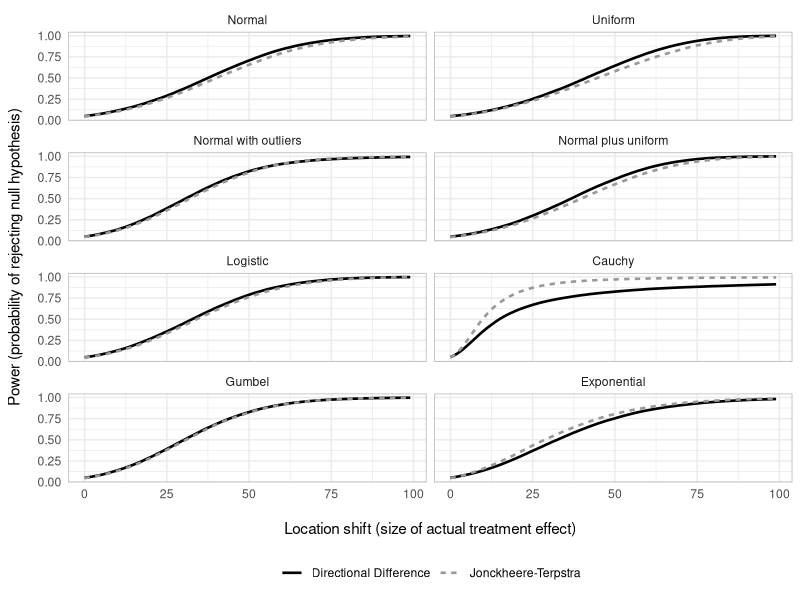
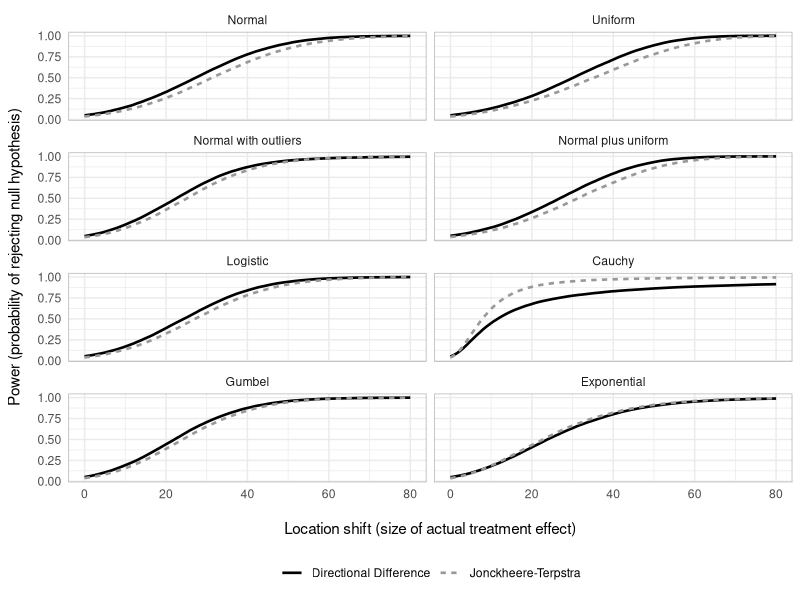
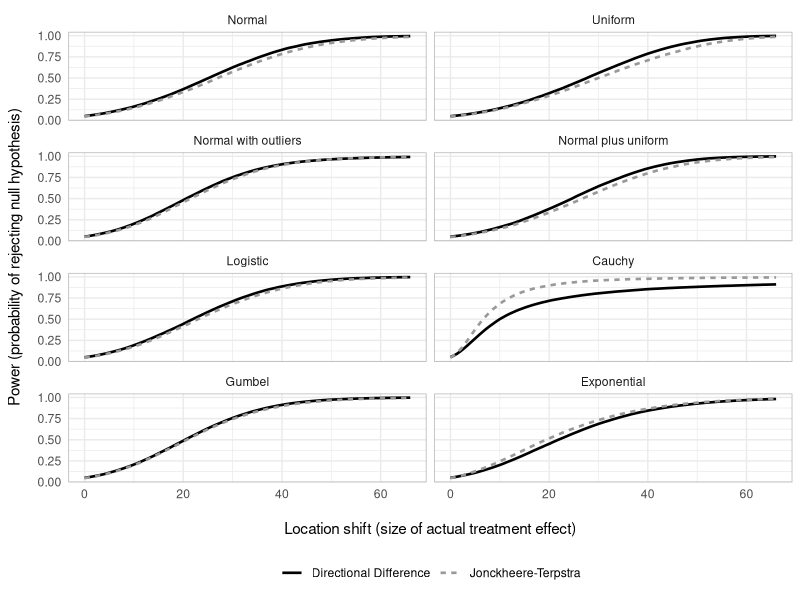
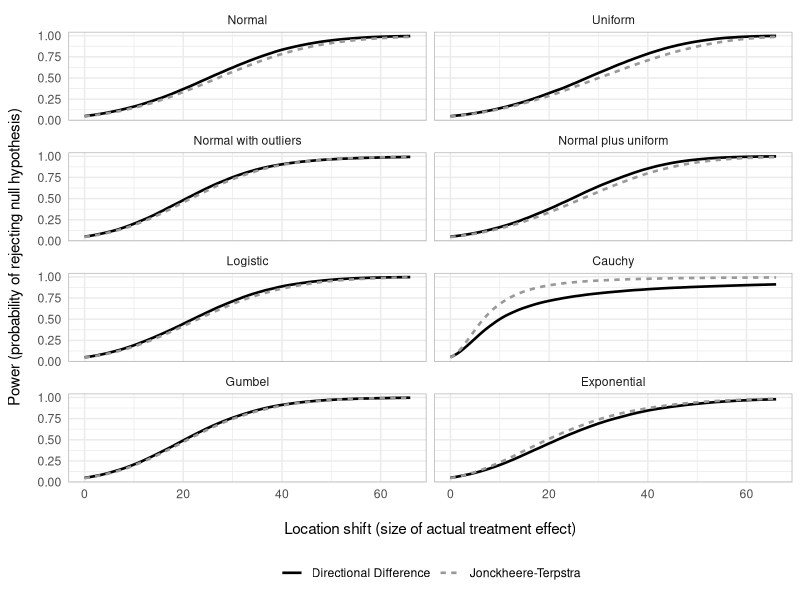

Source code (R) for these figures, in order:
# -------------------------------------------------------------------------
# Appendix for Holt, Kwiatkowski & Sullivan (2024)
#
# The following R code produces Figure 1 and Appendix Figures A1-A3 of 
# Holt, Kwiatkowski, & Sullivan (2024). Input data in csv format is produced 
# by Monte Carlo simulations in Python.
#
# Scripted for R version 4.2.2
# -------------------------------------------------------------------------



# Preamble ----------------------------------------------------------------

# Load tidyverse library
library(tidyverse)

# Import data from Monte Carlo simulations
setwd("~/2024_ddt")
dta_in_baseline <- read_csv("baseline.csv", col_names = TRUE)
dta_in_groups_4 <- read_csv("groups_4.csv", col_names = TRUE)
dta_in_asymmetric_1 <- read_csv("asymmetric_1.csv", col_names = TRUE)
dta_in_asymmetric_2 <- read_csv("asymmetric_2.csv", col_names = TRUE)

# Map distribution labels to indexes
dist_levels <- seq(1,8)
dist_labels <- c(
  "Normal",
  "Uniform",
  "Normal with outliers",
  "Normal plus uniform",
  "Logistic",
  "Cauchy",
  "Gumbel",
  "Exponential"
)

# Map test labels to indexes
test_levels <- c("D", "J")
test_labels <- c("Directional Difference", "Jonckheere-Terpstra")

# Utility function to reshape raw data and apply labels
format_dta_in <- function (dta_in) {
  dta_out <- pivot_longer(
    dta_in,
    !d,
    names_to = c("distribution", "test"),
    names_sep = ' ',
    values_to = "probability"
  ) %>%
    mutate(distribution = factor(
      (as.integer(distribution)+1), 
      levels = dist_levels, 
      labels = dist_labels)
    ) %>%
    mutate(test = factor(
      test,
      levels = test_levels,
      labels = test_labels
    ))
  return( dta_out)
}

# Populate formatted data tibbles using format_dta_in()
dta_baseline <- format_dta_in(dta_in_baseline)
dta_groups_4 <- format_dta_in(dta_in_groups_4)
dta_asymmetric_1 <- format_dta_in(dta_in_asymmetric_1)
dta_asymmetric_2 <- format_dta_in(dta_in_asymmetric_2)


# Produce figures ---------------------------------------------------------

# Utility function to produce 4x2 matrix of power plots for supplied data
print_plots <- function (dta, selected_levels = dist_levels, n_cols = 2) {
  ggplot(dta %>% filter(as.integer(distribution) %in% selected_levels)) +
    theme_minimal() +
    theme(
      panel.border = element_rect(fill = NA, color = "gray70", linewidth = NULL),
      legend.position="bottom",
      legend.title=element_blank(),
      axis.title.x = element_text(margin = margin(t = 15)),
      axis.title.y = element_text(margin = margin(r = 10))
    ) +
    labs(
      x = "Location shift (size of actual treatment effect)",
      y = "Power (probability of rejecting null hypothesis)"
    ) +
    geom_line(aes(x = d, y = probability, color = test, linetype = test), 
              linewidth = 0.9) +
    scale_color_manual(values=c('black', 'gray60')) +
    facet_wrap(
      ~ distribution, 
      ncol = n_cols,
      labeller = labeller(distribution = dist_labels) )
}


# Produce Figure 1 using print_plots()
print_plots(dta_baseline)

# Produce Figures A1-A3 using print_plots()
print_plots(dta_groups_4)
print_plots(dta_asymmetric_1)
print_plots(dta_asymmetric_2)



# EOF